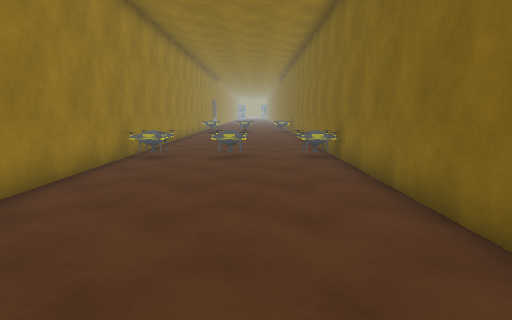
View 1 (above)

12 first-person views from a walk through a scene from a Unity 3-D project. The camera is 1.4 m above the floor, tilts 8° down and sees 75° across. The floor is counted in squares, 1 m on a side. Each view is taken from the middle of a square. On the plan, view 1 faces up. The plan holds only what a view shows up to about 15 squares ahead; the rest is blank. The place goes on beyond the plan. The player character is not drawn. Door leaves are left out, so doorways stand open. Some surface patterns are stand-ins.

View 2
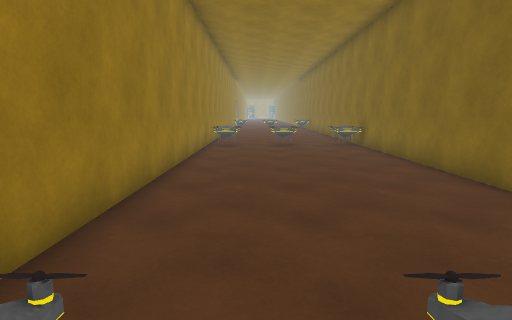

View 3
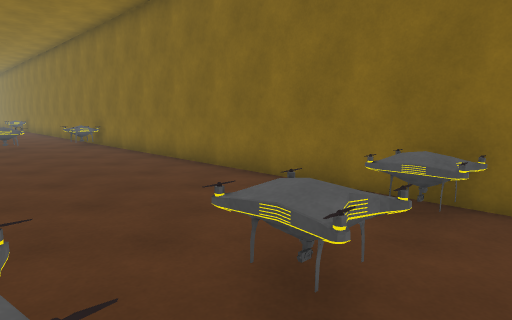

View 4
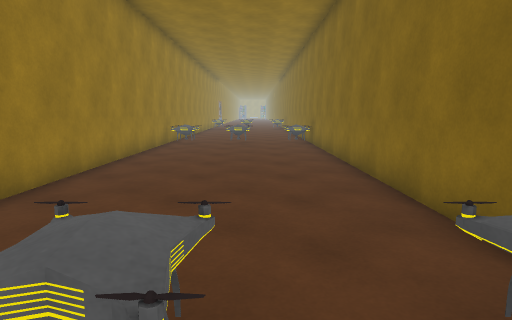

View 5
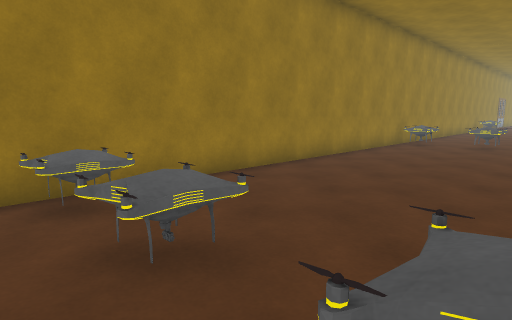

View 6
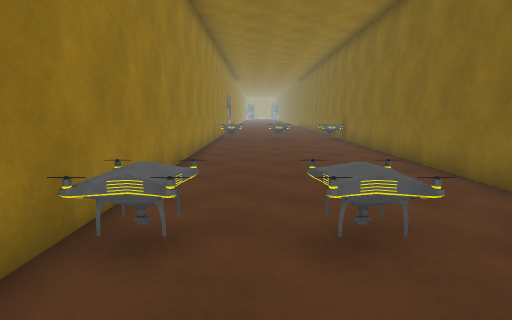

View 7
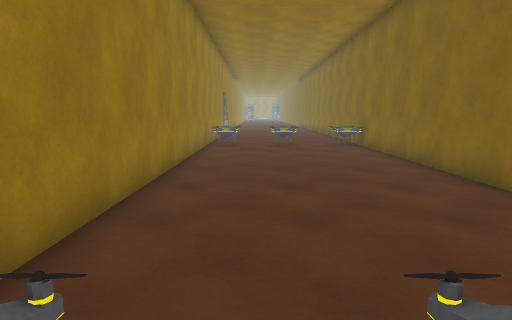

View 8
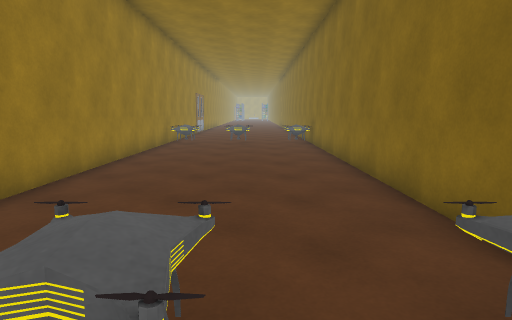

View 9
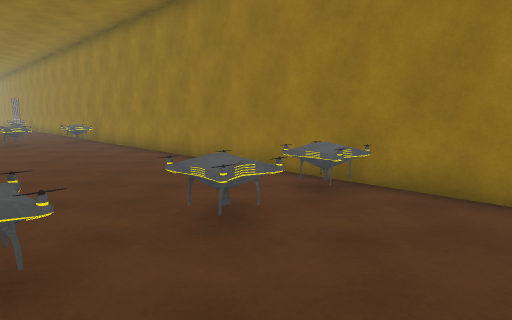

View 10
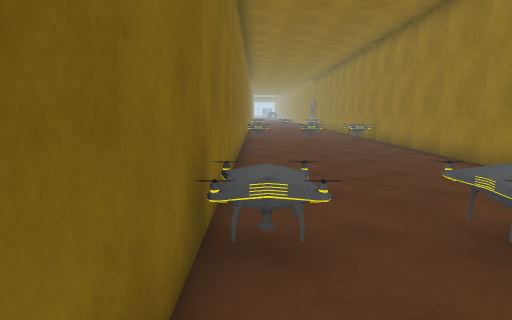

View 11
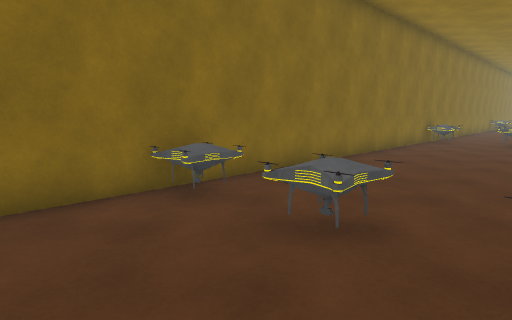

View 12
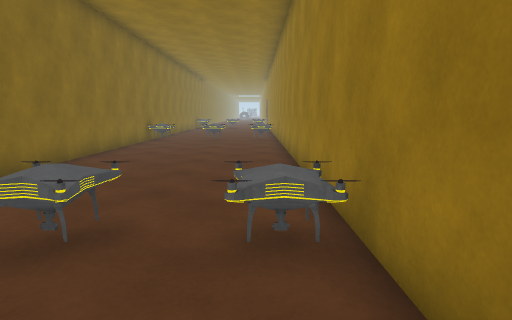

### Floor plan
Key: @ floor where view 1 was taken; # wall or solid block; . floor; = window, fence, low wall or low ledge.
Columns run from 4 left of view 1 to 3 right of it. Each row starts with its distance up from view 1.
 28  ......
 27 #......#
 26 #......#
 25 #=.====#
 24 #=.====#
 23 #......#
 22 #......#
 21 #......#
 20 #......#
 19 #......#
 18 #......#
 17 #......#
 16 #......#
 15 #......#
 14 #......#
 13 #......#
 12 #......#
 11 #=.====#
 10 #=.====#
  9 #......#
  8 #......#
  7 #......#
  6 #......#
  5 #......#
  4 #......#
  3 #......#
  2 #......#
  1 #......#
  0 #...@..#
 -1 #......#
 -2 #......#
 -3 #=.====#
 -4 #=.====#
 -5  ......

Where each view was taken, in squares from view 1:
view 1: 0 up, 0 right, facing up
view 2: 4 down, 2 left, facing up
view 3: 5 down, 3 left, facing up-right
view 4: 5 down, 0 right, facing up
view 5: 5 down, 2 right, facing up-left
view 6: 7 up, 2 left, facing up
view 7: 10 up, 2 left, facing up
view 8: 9 up, 0 right, facing up
view 9: 28 up, 2 right, facing down-left
view 10: 28 up, 2 right, facing down
view 11: 28 up, 3 left, facing down-right
view 12: 28 up, 3 left, facing down
